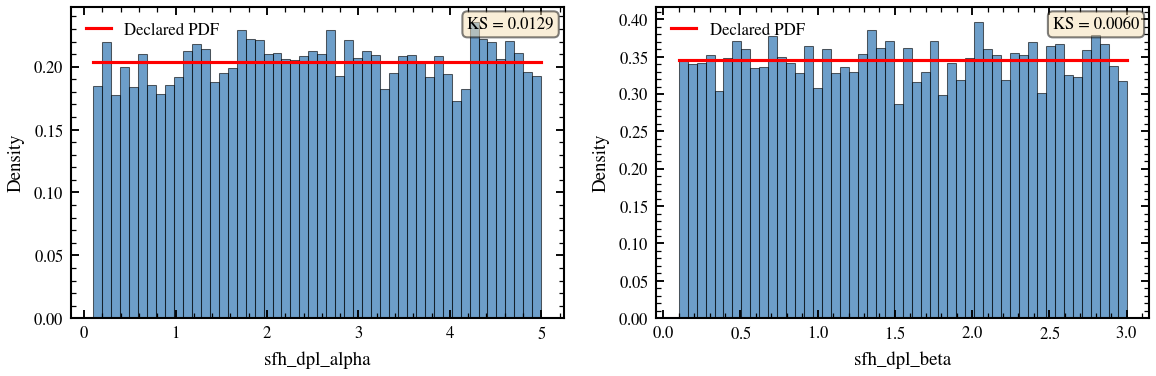

This chart was generated by the following Python code:
"""
Diagnosing prior sampling distributions with empirical histograms
==================================================================

When constructing a model with priors like ``Uniform(0, 2)``, the sampling
method ``model.spec.sample(key)`` should actually draw from that declared
distribution. This example verifies the sampling implementation empirically:
we draw 10000 samples from a model with mixed prior types (Uniform, LogUniform)
and compare each empirical histogram against its theoretical PDF.

For each parameter, we compute the Kolmogorov-Smirnov (KS) statistic to flag
any significant deviation (KS > 0.05 suggests a bug in the sampler).
"""

import os
import warnings
from functools import partial

import jax
import jax.random
import matplotlib.pyplot as plt
import numpy as np
from scipy import stats

import tengri
from tengri.analysis.plotting import setup_style

setup_style()
warnings.filterwarnings("ignore", message=".*BakedInBackend.*")

model = tengri.SEDModel.build(
    tengri.load_ssp("fsps_prsc_miles_chabrier"),
    sfh={"type": "dpl", "alpha": tengri.FREE, "beta": tengri.FREE, "*": tengri.FIXED},
    dust={"type": "two_component", "*": tengri.FIXED},
)
spec = model.spec
free_params = spec.free_params
free_dists = {name: spec._distributions[name] for name in free_params}

n_samples = 10000
key = jax.random.PRNGKey(42)
samples = [dict(spec.sample(jax.random.fold_in(key, i))) for i in range(n_samples)]
param_samples = {name: np.array([s[name] for s in samples]) for name in free_params}

n_params = len(free_params)
ncols, nrows = 2, (n_params + 1) // 2
fig, axes = plt.subplots(nrows, ncols, figsize=(8.0, 2.8 * nrows))
axes = np.atleast_1d(axes).flatten()

ks_stats = {}


def _log_uniform_cdf(x, lo, hi):
    """CDF for LogUniform distribution."""
    return np.log(x / lo) / np.log(hi / lo)


def _uniform_cdf(x, lo, hi):
    """CDF for Uniform distribution."""
    return (x - lo) / (hi - lo)


for idx, (param_name, samples_arr) in enumerate(param_samples.items()):
    ax = axes[idx]
    dist = free_dists[param_name]
    ax.hist(samples_arr, bins=50, density=True, alpha=0.6, color="C0", edgecolor="k", lw=0.5)

    lo, hi = dist.bounds
    is_loguniform = "LogUniform" in dist.__class__.__name__
    if is_loguniform:
        x_eval = np.logspace(np.log10(lo), np.log10(hi), 200)
    else:
        x_eval = np.linspace(lo, hi, 200)
    log_prob_vals = np.array([dist.log_prob(np.array(x)) for x in x_eval])
    ax.plot(x_eval, np.exp(log_prob_vals), "r-", lw=1.5, label="Declared PDF")

    if "LogUniform" in dist.__class__.__name__:
        cdf_fn = partial(_log_uniform_cdf, lo=lo, hi=hi)
    elif "Uniform" in dist.__class__.__name__:
        cdf_fn = partial(_uniform_cdf, lo=lo, hi=hi)
    else:
        cdf_fn = None

    if cdf_fn is not None:
        ks_stat = stats.kstest(samples_arr, cdf_fn)[0]
        ks_stats[param_name] = ks_stat
        ax.text(
            0.98,
            0.97,
            f"KS = {ks_stat:.4f}",
            transform=ax.transAxes,
            fontsize=8,
            ha="right",
            va="top",
            bbox=dict(boxstyle="round", facecolor="wheat", alpha=0.5),
        )

    ax.set_xlabel(param_name, fontsize=9)
    ax.set_ylabel("Density", fontsize=9)
    ax.legend(fontsize=8, frameon=False, loc="upper left")
    ax.tick_params(labelsize=8)

for idx in range(len(free_params), len(axes)):
    axes[idx].set_visible(False)

fig.tight_layout()
script_dir = os.path.dirname(os.path.abspath(__file__))
save_path = os.path.join(script_dir, "plot_diag_prior_sample_distributions.png")
plt.savefig(save_path, dpi=150, bbox_inches="tight")

if ks_stats:
    worst_param = max(ks_stats, key=ks_stats.get)
    worst_ks = ks_stats[worst_param]
    if worst_ks > 0.05:
        print(f"WARNING: {worst_param} has KS = {worst_ks:.4f} (> 0.05)")
    else:
        print(f"All correct. Worst KS: {worst_param} = {worst_ks:.4f}")
